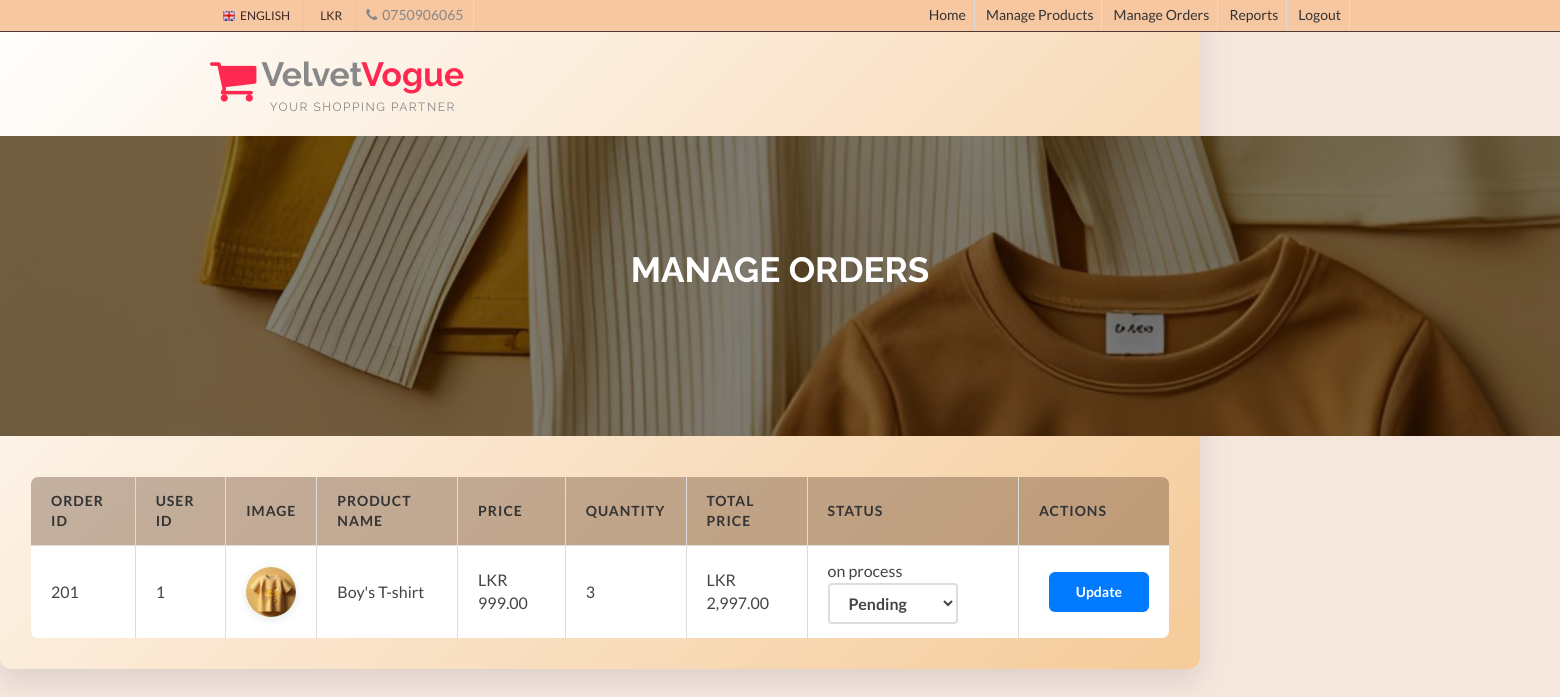
Screenshot of /Admindb/manage_order.php with the database file from the repository.
### tables this page shows
CREATE TABLE IF NOT EXISTS `track_details` (
  `track_id` int NOT NULL AUTO_INCREMENT,
  `order_id` int DEFAULT NULL,
  `user_id` int DEFAULT NULL,
  `product_name` varchar(200) DEFAULT NULL,
  `price` decimal(10,2) DEFAULT NULL,
  `quantity` int DEFAULT NULL,
  `total` decimal(10,2) DEFAULT NULL,
  `total_price` decimal(10,2) DEFAULT NULL,
  `order_date` timestamp NULL DEFAULT CURRENT_TIMESTAMP,
  `status` enum('on process','pending','delivered') DEFAULT 'pending',
  PRIMARY KEY (`track_id`),
  KEY `order_id` (`order_id`),
  KEY `user_id` (`user_id`)
);

CREATE TABLE IF NOT EXISTS `products_details` (
  `Product_ID` int NOT NULL AUTO_INCREMENT,
  `Product_name` varchar(255) NOT NULL,
  `Price` decimal(10,2) NOT NULL,
  `Discount_Price` decimal(10,2) DEFAULT NULL,
  `Image` longblob NOT NULL,
  `category` varchar(50) NOT NULL,
  `Description` text NOT NULL,
  `Availability` enum('in_stock','out_of_stock') NOT NULL,
  `Size` varchar(200) NOT NULL,
  `Colors` varchar(200) NOT NULL,
  PRIMARY KEY (`Product_ID`)
);

### Admindb/manage_order.php (the view, shortened to what this page needs)
<!DOCTYPE html>
<html lang="en">
  <head>
    <link href="css/font-awesome.css" rel="stylesheet">
    <link href="css/bootstrap.css" rel="stylesheet">
    <link href="css/jquery.smartmenus.bootstrap.css" rel="stylesheet">
    <link rel="stylesheet" type="text/css" href="css/jquery.simpleLens.css">
    <link rel="stylesheet" type="text/css" href="css/slick.css">
    <link rel="stylesheet" type="text/css" href="css/nouislider.css">
    <link id="switcher" href="css/theme-color/default-theme.css" rel="stylesheet">
    <link href="css/sequence-theme.modern-slide-in.css" rel="stylesheet" media="all">
    <link href="css/style.css" rel="stylesheet">
    <link href="css/theme-color/pink-theme.css" rel="stylesheet">
  </head>
  <body>
  <header id="aa-header">
    <div class="aa-header-top">
      <div class="container">
        <div class="row">
          <div class="col-md-12">
            <div class="aa-header-top-area">
              <div class="aa-header-top-left">
                <div class="aa-language">
                  <div class="dropdown">
                    <a class="btn dropdown-toggle" href="#" type="button" id="dropdownMenu1" data-toggle="dropdown" aria-haspopup="true" aria-expanded="true">
                      <img src="img/flag/english.jpg" alt="english flag">ENGLISH
                    </a>
                  </div>
                </div>
                <div class="aa-currency">
                  <div class="dropdown">
                    <a class="btn dropdown-toggle" href="#" type="button" id="dropdownMenu1" data-toggle="dropdown" aria-haspopup="true" aria-expanded="true">
                      <i class="fa fa-LKR"></i>LKR
                    </a>
                  </div>
                </div>
                <div class="cellphone hidden-xs">
                  <p><span class="fa fa-phone"></span>0750906065</p>
                </div>
              </div>
              <div class="aa-header-top-right">
                <ul class="aa-head-top-nav-right">
                  <li class="hidden-xs"><a href="Admindb.php">Home</a></li>
                  <li class="hidden-xs"><a href="index.php">Manage Products</a></li>
                  <li class="hidden-xs"><a href="manage_order.php">Manage Orders</a></li>
                  <li class="hidden-xs"><a href="">Reports</a></li>
                  <li class="hidden-xs"><a href="dailyShop/login.php">Logout</a></li>
                  </ul>
                   </div>
            </div>
          </div>
        </div>
      </div>
    </div>
    <div class="aa-header-bottom">
      <div class="container">
        <div class="row">
          <div class="col-md-12">
            <div class="aa-header-bottom-area">
              <div class="aa-logo">
                <a href="index.html">
                  <span class="fa fa-shopping-cart"></span>
                  <p>Velvet<strong>Vogue</strong> <span>Your Shopping Partner</span></p>
                </a>
              </div>
            </div>
          </div>
        </div>
      </div>
    </div>
  </header>
  <section id="aa-catg-head-banner">
    <img src="img\Fashion.png" alt="fashion img">
    <div class="aa-catg-head-banner-area">
     <div class="container">
      <div class="aa-catg-head-banner-content">
        <h2>Manage Orders</h2>
        <ol class="breadcrumb">
        </ol>
      </div>
     </div>
   </div>
  </section>
  <?php
$con = mysqli_connect("localhost", "root", "", "Velvet_vogue");
$sql = "SELECT t.order_id, t.user_id, t.product_name, t.price, t.quantity, t.total, t.total_price, p.Image, t.status
        FROM track_details t
        JOIN Products_details p ON t.product_name = p.Product_name";
$result = $con->query($sql);
?>
<section id="manage-orders">
     <div class="order-table-area">
     <?php
     if ($result->num_rows > 0) {
     ?>
     <table border="1" cellpadding="10" cellspacing="0" style="width: 100%; margin-top: 20px;">
         <thead>
             <tr>
                 <th>Order ID</th>
                 <th>User ID</th>
                 <th>Image</th>
                 <th>Product Name</th>
                 <th>Price</th>
                 <th>Quantity</th>
                 <th>Total Price</th>
                 <th>Status</th>
                 <th>Actions</th>
             </tr>
         </thead>
         <tbody>
         <?php
         while ($row = $result->fetch_assoc()) {
             $order_id = $row['order_id'];
             $Image = $row['Image'];
             $user_id = $row['user_id'];
             $product_name = $row['product_name'];
             $total_price = $row['price'];
             $quantity = $row['quantity'];
             $status = $row['status'];
             $tot= $quantity * $total_price;
         ?>
             <tr>
                 <td><?php echo htmlentities($order_id); ?></td>
                 <td><?php echo htmlentities($user_id); ?></td>
                 <td> <img src="uploads/<?php echo $Image; ?>" alt="<?php echo htmlentities($product_name); ?>" style="width: 50px; height: 50px;">
                 <td><?php echo htmlentities($product_name); ?></td>
                 <td>LKR <?php echo number_format($total_price, 2); ?></td>
                 <td><?php echo htmlentities($quantity); ?></td>
                 <td>LKR <?php echo number_format($tot, 2); ?></td>
                 <td>
                     <?php echo htmlentities($status); ?>
                     <form method="POST" action="manage_order.php" style="display: inline;">
                         <select name="status">
                             <option value="Pending" <?php echo ($status == "Pending") ? "selected" : ""; ?>>Pending</option>
                         </select>
                 </td>
                 <td>
                     <button type="submit" name="update_order">Update</button>
                 </td>
             </tr>
         <?php } ?>
         </tbody>
     </table>
     <?php
     } else {
         echo "<p>No orders to manage.</p>";
     }
     ?>
     </div>
 </section>
  </body>
</html>

### Admindb/css/theme-color/default-theme.css (style rules this page uses)
h2 { color: #ff6666; }
#aa-header .aa-header-bottom .aa-header-bottom-area .aa-logo a > span { color: #ff6666; }
#aa-header .aa-header-bottom .aa-header-bottom-area .aa-logo a strong { color: #ff6666; }

### Admindb/css/theme-color/pink-theme.css (style rules this page uses)
h2 { color: #ff2851; }
#aa-header .aa-header-bottom .aa-header-bottom-area .aa-logo a > span { color: #ff2851; }
#aa-header .aa-header-bottom .aa-header-bottom-area .aa-logo a strong { color: #ff2851; }

### Admindb/manage_order.php (style rules this page uses)
#manage-orders { padding: 30px; background: linear-gradient(135deg, #fff,rgb(245, 203, 153)); border-radius: 12px; box-shadow: 0px 12px 30px rgba(0, 0, 0, 0.1); max-width: 1200px; }
.order-table-area { overflow-x: auto; margin-top: 20px; }
table { width: 100%; border-collapse: collapse; margin-top: 20px; border-radius: 8px; overflow: hidden; }
thead { background-color:rgba(104, 74, 53, 0.39); color: #fff; text-align: left; font-weight: 600; font-size: 14px; text-transform: uppercase; letter-spacing: 1px; box-shadow: 0px 4px 8px rgba(0, 0, 0, 0.1); }
th, td { padding: 14px 20px; text-align: left; border: 1px solid #ddd; font-size: 1em; color: #333; }
td { background-color: #ffffff; color: #444; transition: background-color 0.3s ease, color 0.3s ease; }
td img { width: 50px; height: 50px; object-fit: cover; border-radius: 50%; box-shadow: 0px 2px 10px rgba(0, 0, 0, 0.1); transition: transform 0.3s ease; }
form { display: inline-block; }
select { padding: 8px 15px; border: 2px solid #ddd; border-radius: 4px; font-size: 1em; background-color: #fff; color: #444; cursor: pointer; transition: all 0.3s ease; width: 130px; font-weight: 600; }
button { padding: 10px 20px; background-color: #007bff; color: white; border: none; border-radius: 6px; font-size: 14px; font-weight: 600; cursor: pointer; transition: background-color 0.3s ease, transform 0.3s ease; margin-left: 10px; width: 100px; }
p { font-size: 1.2em; color: #888; text-align: center; }

### rows the page displays
track_details: order "201", user "1", products_details.Image (picture), product_name "Boy's T-shirt", price "999.00", quantity "3", tot "2,997.00", status "on process"
